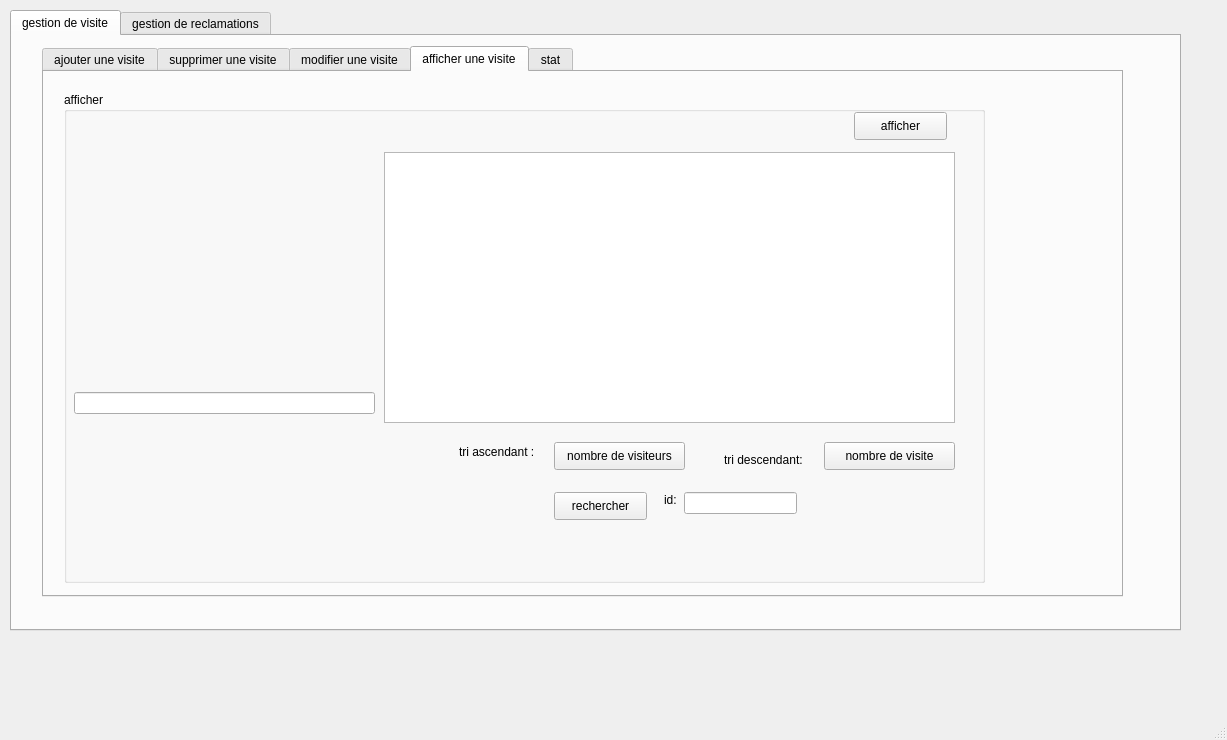
<?xml version="1.0" encoding="UTF-8"?>
<ui version="4.0">
 <class>MainWindow</class>
 <widget class="QMainWindow" name="MainWindow">
  <property name="geometry">
   <rect>
    <x>0</x>
    <y>0</y>
    <width>1227</width>
    <height>740</height>
   </rect>
  </property>
  <property name="windowTitle">
   <string>MainWindow</string>
  </property>
  <widget class="QWidget" name="centralwidget">
   <widget class="QTabWidget" name="tabWidget">
    <property name="geometry">
     <rect>
      <x>10</x>
      <y>10</y>
      <width>1171</width>
      <height>621</height>
     </rect>
    </property>
    <property name="currentIndex">
     <number>0</number>
    </property>
    <widget class="QWidget" name="tab">
     <attribute name="title">
      <string>gestion de visite</string>
     </attribute>
     <widget class="QTabWidget" name="tabWidget_2">
      <property name="geometry">
       <rect>
        <x>30</x>
        <y>10</y>
        <width>1081</width>
        <height>551</height>
       </rect>
      </property>
      <property name="currentIndex">
       <number>3</number>
      </property>
      <widget class="QWidget" name="tab_3">
       <attribute name="title">
        <string>ajouter une visite</string>
       </attribute>
       <widget class="QLabel" name="label_4">
        <property name="geometry">
         <rect>
          <x>40</x>
          <y>50</y>
          <width>56</width>
          <height>16</height>
         </rect>
        </property>
        <property name="text">
         <string>id:</string>
        </property>
       </widget>
       <widget class="QLineEdit" name="id_ajout">
        <property name="geometry">
         <rect>
          <x>140</x>
          <y>50</y>
          <width>113</width>
          <height>22</height>
         </rect>
        </property>
       </widget>
       <widget class="QLineEdit" name="nb_ajout">
        <property name="geometry">
         <rect>
          <x>140</x>
          <y>180</y>
          <width>113</width>
          <height>22</height>
         </rect>
        </property>
       </widget>
       <widget class="QLabel" name="label_2">
        <property name="geometry">
         <rect>
          <x>40</x>
          <y>110</y>
          <width>56</width>
          <height>16</height>
         </rect>
        </property>
        <property name="text">
         <string>date:</string>
        </property>
       </widget>
       <widget class="QLabel" name="label_3">
        <property name="geometry">
         <rect>
          <x>20</x>
          <y>180</y>
          <width>111</width>
          <height>16</height>
         </rect>
        </property>
        <property name="text">
         <string>nombre de visiteur:</string>
        </property>
       </widget>
       <widget class="QPushButton" name="ajouter">
        <property name="geometry">
         <rect>
          <x>360</x>
          <y>260</y>
          <width>93</width>
          <height>28</height>
         </rect>
        </property>
        <property name="text">
         <string>ajouter</string>
        </property>
       </widget>
       <widget class="QLabel" name="label_8">
        <property name="geometry">
         <rect>
          <x>40</x>
          <y>230</y>
          <width>56</width>
          <height>16</height>
         </rect>
        </property>
        <property name="text">
         <string>prix:</string>
        </property>
       </widget>
       <widget class="QGroupBox" name="groupBox">
        <property name="geometry">
         <rect>
          <x>10</x>
          <y>20</y>
          <width>531</width>
          <height>281</height>
         </rect>
        </property>
        <property name="title">
         <string>ajouter</string>
        </property>
        <widget class="QLineEdit" name="prix_ajout">
         <property name="geometry">
          <rect>
           <x>120</x>
           <y>210</y>
           <width>113</width>
           <height>22</height>
          </rect>
         </property>
        </widget>
        <widget class="QDateEdit" name="date_ajout">
         <property name="geometry">
          <rect>
           <x>130</x>
           <y>90</y>
           <width>110</width>
           <height>22</height>
          </rect>
         </property>
        </widget>
       </widget>
       <zorder>groupBox</zorder>
       <zorder>label_4</zorder>
       <zorder>id_ajout</zorder>
       <zorder>nb_ajout</zorder>
       <zorder>label_2</zorder>
       <zorder>label_3</zorder>
       <zorder>ajouter</zorder>
       <zorder>label_8</zorder>
      </widget>
      <widget class="QWidget" name="tab_4">
       <attribute name="title">
        <string>supprimer une visite</string>
       </attribute>
       <widget class="QPushButton" name="supprimer">
        <property name="geometry">
         <rect>
          <x>230</x>
          <y>180</y>
          <width>93</width>
          <height>28</height>
         </rect>
        </property>
        <property name="text">
         <string>supprimer</string>
        </property>
       </widget>
       <widget class="QLabel" name="label">
        <property name="geometry">
         <rect>
          <x>40</x>
          <y>80</y>
          <width>56</width>
          <height>16</height>
         </rect>
        </property>
        <property name="text">
         <string>id:</string>
        </property>
       </widget>
       <widget class="QLineEdit" name="id_supp">
        <property name="geometry">
         <rect>
          <x>90</x>
          <y>80</y>
          <width>113</width>
          <height>22</height>
         </rect>
        </property>
       </widget>
       <widget class="QGroupBox" name="groupBox_2">
        <property name="geometry">
         <rect>
          <x>30</x>
          <y>20</y>
          <width>371</width>
          <height>231</height>
         </rect>
        </property>
        <property name="title">
         <string>supprimer</string>
        </property>
       </widget>
       <zorder>groupBox_2</zorder>
       <zorder>supprimer</zorder>
       <zorder>label</zorder>
       <zorder>id_supp</zorder>
      </widget>
      <widget class="QWidget" name="tab_5">
       <attribute name="title">
        <string>modifier une visite</string>
       </attribute>
       <widget class="QLabel" name="label_5">
        <property name="geometry">
         <rect>
          <x>60</x>
          <y>60</y>
          <width>56</width>
          <height>16</height>
         </rect>
        </property>
        <property name="text">
         <string>id:</string>
        </property>
       </widget>
       <widget class="QLineEdit" name="id_modifier">
        <property name="geometry">
         <rect>
          <x>142</x>
          <y>60</y>
          <width>111</width>
          <height>21</height>
         </rect>
        </property>
       </widget>
       <widget class="QLabel" name="label_6">
        <property name="geometry">
         <rect>
          <x>50</x>
          <y>120</y>
          <width>56</width>
          <height>16</height>
         </rect>
        </property>
        <property name="text">
         <string>date:</string>
        </property>
       </widget>
       <widget class="QLineEdit" name="nb_modifier">
        <property name="geometry">
         <rect>
          <x>170</x>
          <y>180</y>
          <width>113</width>
          <height>22</height>
         </rect>
        </property>
       </widget>
       <widget class="QPushButton" name="modifier">
        <property name="geometry">
         <rect>
          <x>370</x>
          <y>280</y>
          <width>93</width>
          <height>28</height>
         </rect>
        </property>
        <property name="text">
         <string>modifier</string>
        </property>
       </widget>
       <widget class="QLabel" name="label_7">
        <property name="geometry">
         <rect>
          <x>40</x>
          <y>190</y>
          <width>111</width>
          <height>16</height>
         </rect>
        </property>
        <property name="text">
         <string>nombre de visiteur:</string>
        </property>
       </widget>
       <widget class="QLabel" name="label_9">
        <property name="geometry">
         <rect>
          <x>110</x>
          <y>230</y>
          <width>56</width>
          <height>16</height>
         </rect>
        </property>
        <property name="text">
         <string>prix:</string>
        </property>
       </widget>
       <widget class="QGroupBox" name="groupBox_3">
        <property name="geometry">
         <rect>
          <x>30</x>
          <y>40</y>
          <width>491</width>
          <height>311</height>
         </rect>
        </property>
        <property name="title">
         <string>modifier</string>
        </property>
        <widget class="QLineEdit" name="prix_modifier">
         <property name="geometry">
          <rect>
           <x>150</x>
           <y>180</y>
           <width>113</width>
           <height>22</height>
          </rect>
         </property>
        </widget>
        <widget class="QDateEdit" name="date_modifier">
         <property name="geometry">
          <rect>
           <x>110</x>
           <y>80</y>
           <width>110</width>
           <height>22</height>
          </rect>
         </property>
        </widget>
       </widget>
       <zorder>groupBox_3</zorder>
       <zorder>label_5</zorder>
       <zorder>id_modifier</zorder>
       <zorder>label_6</zorder>
       <zorder>nb_modifier</zorder>
       <zorder>modifier</zorder>
       <zorder>label_7</zorder>
       <zorder>label_9</zorder>
      </widget>
      <widget class="QWidget" name="tab_6">
       <attribute name="title">
        <string>afficher une visite</string>
       </attribute>
       <widget class="QGroupBox" name="groupBox_4">
        <property name="geometry">
         <rect>
          <x>20</x>
          <y>20</y>
          <width>921</width>
          <height>491</height>
         </rect>
        </property>
        <property name="title">
         <string>afficher</string>
        </property>
        <widget class="QTableView" name="tab_visite">
         <property name="geometry">
          <rect>
           <x>320</x>
           <y>60</y>
           <width>571</width>
           <height>271</height>
          </rect>
         </property>
        </widget>
        <widget class="QPushButton" name="tri_nb">
         <property name="geometry">
          <rect>
           <x>490</x>
           <y>350</y>
           <width>131</width>
           <height>28</height>
          </rect>
         </property>
         <property name="text">
          <string>nombre de visiteurs</string>
         </property>
        </widget>
        <widget class="QLabel" name="label_10">
         <property name="geometry">
          <rect>
           <x>395</x>
           <y>350</y>
           <width>91</width>
           <height>20</height>
          </rect>
         </property>
         <property name="text">
          <string>tri ascendant :</string>
         </property>
        </widget>
        <widget class="QLabel" name="label_12">
         <property name="geometry">
          <rect>
           <x>600</x>
           <y>400</y>
           <width>56</width>
           <height>16</height>
          </rect>
         </property>
         <property name="text">
          <string>id:</string>
         </property>
        </widget>
        <widget class="QLineEdit" name="id_rechercher">
         <property name="geometry">
          <rect>
           <x>620</x>
           <y>400</y>
           <width>113</width>
           <height>22</height>
          </rect>
         </property>
        </widget>
        <widget class="QPushButton" name="rechercher">
         <property name="geometry">
          <rect>
           <x>490</x>
           <y>400</y>
           <width>93</width>
           <height>28</height>
          </rect>
         </property>
         <property name="text">
          <string>rechercher</string>
         </property>
        </widget>
        <widget class="QPushButton" name="affichage">
         <property name="geometry">
          <rect>
           <x>790</x>
           <y>20</y>
           <width>93</width>
           <height>28</height>
          </rect>
         </property>
         <property name="text">
          <string>afficher</string>
         </property>
        </widget>
        <widget class="QLabel" name="label_28">
         <property name="geometry">
          <rect>
           <x>660</x>
           <y>360</y>
           <width>101</width>
           <height>16</height>
          </rect>
         </property>
         <property name="text">
          <string>tri descendant:</string>
         </property>
        </widget>
        <widget class="QPushButton" name="tri_nb_2">
         <property name="geometry">
          <rect>
           <x>760</x>
           <y>350</y>
           <width>131</width>
           <height>28</height>
          </rect>
         </property>
         <property name="text">
          <string>nombre de visite</string>
         </property>
        </widget>
        <widget class="QLineEdit" name="text">
         <property name="geometry">
          <rect>
           <x>10</x>
           <y>300</y>
           <width>301</width>
           <height>22</height>
          </rect>
         </property>
        </widget>
       </widget>
      </widget>
      <widget class="QWidget" name="tab_10">
       <attribute name="title">
        <string>stat</string>
       </attribute>
       <widget class="QCustomPlot" name="stat" native="true">
        <property name="geometry">
         <rect>
          <x>50</x>
          <y>39</y>
          <width>961</width>
          <height>401</height>
         </rect>
        </property>
       </widget>
      </widget>
     </widget>
    </widget>
    <widget class="QWidget" name="tab_2">
     <attribute name="title">
      <string>gestion de reclamations</string>
     </attribute>
     <widget class="QTabWidget" name="tabWidget_3">
      <property name="geometry">
       <rect>
        <x>50</x>
        <y>20</y>
        <width>1101</width>
        <height>431</height>
       </rect>
      </property>
      <property name="currentIndex">
       <number>0</number>
      </property>
      <widget class="QWidget" name="tab_7">
       <attribute name="title">
        <string>ajouter</string>
       </attribute>
       <widget class="QLabel" name="label_11">
        <property name="geometry">
         <rect>
          <x>40</x>
          <y>50</y>
          <width>56</width>
          <height>16</height>
         </rect>
        </property>
        <property name="text">
         <string>id:</string>
        </property>
       </widget>
       <widget class="QLabel" name="label_13">
        <property name="geometry">
         <rect>
          <x>30</x>
          <y>120</y>
          <width>56</width>
          <height>16</height>
         </rect>
        </property>
        <property name="text">
         <string>titre:</string>
        </property>
       </widget>
       <widget class="QLabel" name="label_14">
        <property name="geometry">
         <rect>
          <x>30</x>
          <y>180</y>
          <width>56</width>
          <height>16</height>
         </rect>
        </property>
        <property name="text">
         <string>corps:</string>
        </property>
       </widget>
       <widget class="QLabel" name="label_15">
        <property name="geometry">
         <rect>
          <x>40</x>
          <y>290</y>
          <width>91</width>
          <height>16</height>
         </rect>
        </property>
        <property name="text">
         <string>id_personnel:</string>
        </property>
       </widget>
       <widget class="QPushButton" name="ajouter_rec">
        <property name="geometry">
         <rect>
          <x>410</x>
          <y>320</y>
          <width>93</width>
          <height>28</height>
         </rect>
        </property>
        <property name="text">
         <string>ajouter</string>
        </property>
       </widget>
       <widget class="QLineEdit" name="idr_ajout">
        <property name="geometry">
         <rect>
          <x>100</x>
          <y>40</y>
          <width>113</width>
          <height>22</height>
         </rect>
        </property>
       </widget>
       <widget class="QTextEdit" name="corps">
        <property name="geometry">
         <rect>
          <x>120</x>
          <y>170</y>
          <width>211</width>
          <height>87</height>
         </rect>
        </property>
       </widget>
       <widget class="QComboBox" name="id_per">
        <property name="geometry">
         <rect>
          <x>150</x>
          <y>290</y>
          <width>73</width>
          <height>22</height>
         </rect>
        </property>
       </widget>
       <widget class="QLineEdit" name="titre">
        <property name="geometry">
         <rect>
          <x>120</x>
          <y>110</y>
          <width>113</width>
          <height>22</height>
         </rect>
        </property>
       </widget>
      </widget>
      <widget class="QWidget" name="tab_8">
       <attribute name="title">
        <string>supprimer</string>
       </attribute>
       <widget class="QLabel" name="label_16">
        <property name="geometry">
         <rect>
          <x>40</x>
          <y>60</y>
          <width>56</width>
          <height>16</height>
         </rect>
        </property>
        <property name="text">
         <string>id:</string>
        </property>
       </widget>
       <widget class="QLineEdit" name="supp_rec">
        <property name="geometry">
         <rect>
          <x>70</x>
          <y>60</y>
          <width>113</width>
          <height>22</height>
         </rect>
        </property>
       </widget>
       <widget class="QPushButton" name="supp_rec_2">
        <property name="geometry">
         <rect>
          <x>160</x>
          <y>130</y>
          <width>93</width>
          <height>28</height>
         </rect>
        </property>
        <property name="text">
         <string>supprimer</string>
        </property>
       </widget>
      </widget>
      <widget class="QWidget" name="tab_9">
       <attribute name="title">
        <string>afficher</string>
       </attribute>
       <widget class="QTableView" name="tab_rec">
        <property name="geometry">
         <rect>
          <x>490</x>
          <y>50</y>
          <width>581</width>
          <height>271</height>
         </rect>
        </property>
       </widget>
       <widget class="QLabel" name="label_17">
        <property name="geometry">
         <rect>
          <x>10</x>
          <y>30</y>
          <width>56</width>
          <height>16</height>
         </rect>
        </property>
        <property name="text">
         <string>id:</string>
        </property>
       </widget>
       <widget class="QLineEdit" name="text_id">
        <property name="geometry">
         <rect>
          <x>140</x>
          <y>20</y>
          <width>113</width>
          <height>22</height>
         </rect>
        </property>
        <property name="readOnly">
         <bool>true</bool>
        </property>
       </widget>
       <widget class="QLineEdit" name="text_nom">
        <property name="geometry">
         <rect>
          <x>140</x>
          <y>70</y>
          <width>113</width>
          <height>22</height>
         </rect>
        </property>
        <property name="readOnly">
         <bool>true</bool>
        </property>
       </widget>
       <widget class="QLineEdit" name="text_fonc">
        <property name="geometry">
         <rect>
          <x>140</x>
          <y>120</y>
          <width>113</width>
          <height>22</height>
         </rect>
        </property>
        <property name="readOnly">
         <bool>true</bool>
        </property>
       </widget>
       <widget class="QLineEdit" name="text_tel">
        <property name="geometry">
         <rect>
          <x>140</x>
          <y>170</y>
          <width>113</width>
          <height>22</height>
         </rect>
        </property>
        <property name="readOnly">
         <bool>true</bool>
        </property>
       </widget>
       <widget class="QLineEdit" name="text_mail">
        <property name="geometry">
         <rect>
          <x>140</x>
          <y>220</y>
          <width>113</width>
          <height>22</height>
         </rect>
        </property>
        <property name="readOnly">
         <bool>true</bool>
        </property>
       </widget>
       <widget class="QLineEdit" name="text_ville">
        <property name="geometry">
         <rect>
          <x>140</x>
          <y>270</y>
          <width>113</width>
          <height>22</height>
         </rect>
        </property>
        <property name="readOnly">
         <bool>true</bool>
        </property>
       </widget>
       <widget class="QLineEdit" name="text_ad">
        <property name="geometry">
         <rect>
          <x>140</x>
          <y>320</y>
          <width>113</width>
          <height>22</height>
         </rect>
        </property>
        <property name="readOnly">
         <bool>true</bool>
        </property>
       </widget>
       <widget class="QLineEdit" name="text_cin">
        <property name="geometry">
         <rect>
          <x>370</x>
          <y>20</y>
          <width>113</width>
          <height>22</height>
         </rect>
        </property>
        <property name="readOnly">
         <bool>true</bool>
        </property>
       </widget>
       <widget class="QLineEdit" name="text_sal">
        <property name="geometry">
         <rect>
          <x>370</x>
          <y>140</y>
          <width>113</width>
          <height>22</height>
         </rect>
        </property>
        <property name="readOnly">
         <bool>true</bool>
        </property>
       </widget>
       <widget class="QLineEdit" name="text_etat">
        <property name="geometry">
         <rect>
          <x>370</x>
          <y>190</y>
          <width>113</width>
          <height>22</height>
         </rect>
        </property>
        <property name="readOnly">
         <bool>true</bool>
        </property>
       </widget>
       <widget class="QLabel" name="label_18">
        <property name="geometry">
         <rect>
          <x>10</x>
          <y>70</y>
          <width>111</width>
          <height>16</height>
         </rect>
        </property>
        <property name="text">
         <string>nom et prenom:</string>
        </property>
       </widget>
       <widget class="QLabel" name="label_19">
        <property name="geometry">
         <rect>
          <x>20</x>
          <y>120</y>
          <width>91</width>
          <height>16</height>
         </rect>
        </property>
        <property name="text">
         <string>fonctionnalite:</string>
        </property>
       </widget>
       <widget class="QLabel" name="label_20">
        <property name="geometry">
         <rect>
          <x>10</x>
          <y>170</y>
          <width>131</width>
          <height>16</height>
         </rect>
        </property>
        <property name="text">
         <string>numero de telephone:</string>
        </property>
       </widget>
       <widget class="QLabel" name="label_21">
        <property name="geometry">
         <rect>
          <x>35</x>
          <y>216</y>
          <width>61</width>
          <height>20</height>
         </rect>
        </property>
        <property name="text">
         <string>email:</string>
        </property>
       </widget>
       <widget class="QLabel" name="label_22">
        <property name="geometry">
         <rect>
          <x>45</x>
          <y>275</y>
          <width>51</width>
          <height>16</height>
         </rect>
        </property>
        <property name="text">
         <string>ville:</string>
        </property>
       </widget>
       <widget class="QLabel" name="label_23">
        <property name="geometry">
         <rect>
          <x>30</x>
          <y>320</y>
          <width>56</width>
          <height>16</height>
         </rect>
        </property>
        <property name="text">
         <string>adresse:</string>
        </property>
       </widget>
       <widget class="QLabel" name="label_24">
        <property name="geometry">
         <rect>
          <x>290</x>
          <y>20</y>
          <width>56</width>
          <height>16</height>
         </rect>
        </property>
        <property name="text">
         <string>cin:</string>
        </property>
       </widget>
       <widget class="QLabel" name="label_25">
        <property name="geometry">
         <rect>
          <x>280</x>
          <y>80</y>
          <width>56</width>
          <height>16</height>
         </rect>
        </property>
        <property name="text">
         <string>date:</string>
        </property>
       </widget>
       <widget class="QLabel" name="label_26">
        <property name="geometry">
         <rect>
          <x>280</x>
          <y>140</y>
          <width>56</width>
          <height>16</height>
         </rect>
        </property>
        <property name="text">
         <string>salaire:</string>
        </property>
       </widget>
       <widget class="QLabel" name="label_27">
        <property name="geometry">
         <rect>
          <x>295</x>
          <y>195</y>
          <width>51</width>
          <height>16</height>
         </rect>
        </property>
        <property name="text">
         <string>etat:</string>
        </property>
       </widget>
       <widget class="QLineEdit" name="text_date">
        <property name="geometry">
         <rect>
          <x>370</x>
          <y>80</y>
          <width>113</width>
          <height>22</height>
         </rect>
        </property>
        <property name="readOnly">
         <bool>true</bool>
        </property>
       </widget>
       <widget class="QPushButton" name="affichage_2">
        <property name="geometry">
         <rect>
          <x>980</x>
          <y>10</y>
          <width>81</width>
          <height>28</height>
         </rect>
        </property>
        <property name="text">
         <string>afficher</string>
        </property>
       </widget>
      </widget>
     </widget>
    </widget>
   </widget>
  </widget>
  <widget class="QMenuBar" name="menubar">
   <property name="geometry">
    <rect>
     <x>0</x>
     <y>0</y>
     <width>1227</width>
     <height>26</height>
    </rect>
   </property>
  </widget>
  <widget class="QStatusBar" name="statusbar"/>
 </widget>
 <customwidgets>
  <customwidget>
   <class>QCustomPlot</class>
   <extends>QWidget</extends>
   <header>qcustomplot.h</header>
   <container>1</container>
  </customwidget>
 </customwidgets>
 <resources/>
 <connections/>
</ui>
